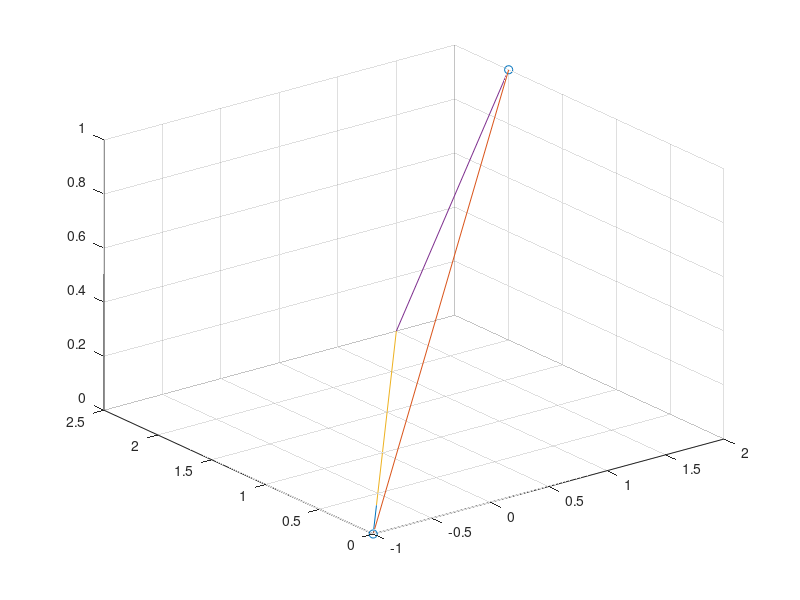

This chart was generated by the following MATLAB code:


s.pos = [2,2,1];
s.r = 0.5;


c.pos = [-1,0,0];
c.view = [1,1,0];
c.view = c.view./norm(c.view);
c.size = 1;
c.d = 0.5;
c.plane = c.view.*c.d;

vec0 = s.pos-c.pos;
vec1 = dot(vec0,c.view).*(c.view);
vec2 = vec1-vec0;
vec3 = dot(c.plane,vec0)*vec0;

figure(1);
% sphere(40);
% hold on;
scatter3([c.pos(1);s.pos(1)],[c.pos(2);s.pos(2)],[c.pos(3);s.pos(3)],'ko');
hold on;
plot3([c.pos(1),c.pos(1)+c.plane(1)],...
    [c.pos(2),c.pos(2)+c.plane(2)],...
    [c.pos(3),c.pos(3)+c.plane(3)]); % normal to plane
plot3([c.pos(1),c.pos(1)+vec0(1)],...
    [c.pos(2),c.pos(2)+vec0(2)],...
    [c.pos(3),c.pos(3)+vec0(3)]);
plot3([c.pos(1),c.pos(1)+vec1(1)],...
    [c.pos(2),c.pos(2)+vec1(2)],...
    [c.pos(3),c.pos(3)+vec1(3)]);
plot3([s.pos(1),s.pos(1)+vec2(1)],...
    [s.pos(2),s.pos(2)+vec2(2)],...
    [s.pos(3),s.pos(3)+vec2(3)]);
% plot3([c.pos(1),c.pos(1)+vec3(1)],...
%     [c.pos(2),c.pos(2)+vec3(2)],...
%     [c.pos(3),c.pos(3)+vec3(3)]);
hold off;





% figure(2);
temp = s.r(1)-c.pos;
y1 = 1;








